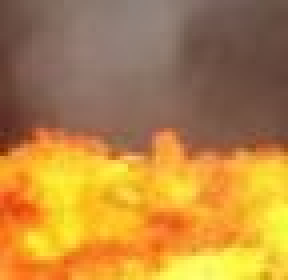
#> input picture imagens/resize_image.jpg, 72 x 70 px, found by its file name (shown 4 times larger)
$ python hilbert.py
#> lines starting #> are read from the running program, lines starting #| are printed output that depends on the picture
"""
Created on maio 16 20:46:37 2023

@author: Ânderson Felipe Weschenfelder
"""
import cv2 as cv2
import numpy as np
from matplotlib import pyplot as plt
import math

def map(x, in_min, in_max, out_min, out_max):
    return (x - in_min) * ((out_max - out_min) / (in_max - in_min)) + out_min

img = cv2.imread('imagens/resize_image.jpg', 0)
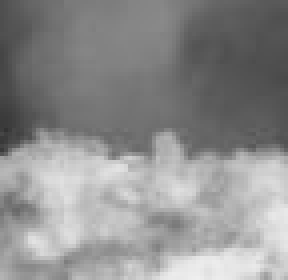
#> img: shape (70, 72) (shown 4 times larger); min 50, max 239, mean 142.2
# img = cv2.imread('Dataset/Testing/fire/abc162.jpg', 0)
print(img.shape)
#| (70, 72)
print(img)
#> (printed output is left out)
mu = img.shape[0]
#> mu = 70
tau = img.shape[1]
#> tau = 72

x_size = img.shape[0]
#> x_size = 70
y_size = img.shape[1]
#> y_size = 72

print(img[1])
#| [ 79  82  86  89  91  94  98 101 102 103 106 108 111 113 114 114 121 121
#|  122 123 124 125 125 125 126 126 125 125 126 127 128 128 132 132 133 133
#|  133 134 134 134 135 132 129 127 125 123 120 117 114 113 110 106 103 101
#|  100  99  98  98  97  96  94  93  92  92  91  90  89  88  87  87  88  88]
print("um pixel",(img[1,1]))
#| um pixel 82

v = np.zeros((mu,tau))
angle = np.zeros((mu,tau))
for x in range(x_size):
    print(x)
    for y in range(y_size):
        for i in range(mu):
            for j in range(tau):
                if i == x or j == y:
                    v[x, y] += 0
                else:
                    value = (1/np.pi) * img[i,j]/((x - i)*(y - j))
#> (the run stopped early here; a loop or call above may not have finished)
